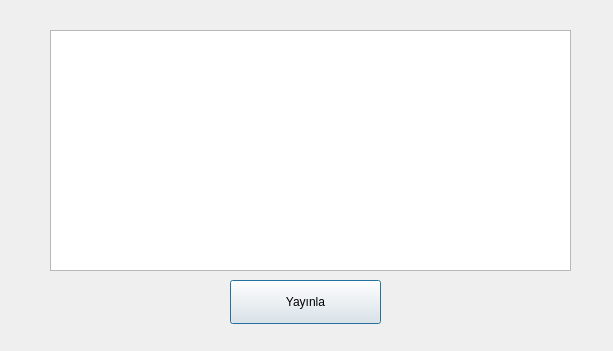
<?xml version="1.0" encoding="UTF-8"?>
<ui version="4.0">
 <class>NewMicroblog</class>
 <widget class="QDialog" name="NewMicroblog">
  <property name="geometry">
   <rect>
    <x>0</x>
    <y>0</y>
    <width>613</width>
    <height>351</height>
   </rect>
  </property>
  <property name="windowTitle">
   <string>Yeni Blog Yayınla</string>
  </property>
  <widget class="QPushButton" name="yayinla">
   <property name="geometry">
    <rect>
     <x>230</x>
     <y>280</y>
     <width>151</width>
     <height>44</height>
    </rect>
   </property>
   <property name="text">
    <string>Yayınla</string>
   </property>
  </widget>
  <widget class="QPlainTextEdit" name="blog">
   <property name="geometry">
    <rect>
     <x>50</x>
     <y>30</y>
     <width>521</width>
     <height>241</height>
    </rect>
   </property>
  </widget>
 </widget>
 <resources/>
 <connections/>
</ui>
